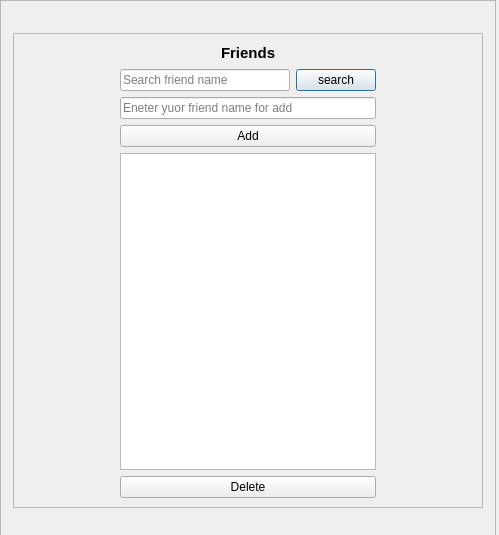
<?xml version="1.0" encoding="UTF-8"?>
<ui version="4.0">
 <class>Dialog_Friends</class>
 <widget class="QDialog" name="Dialog_Friends">
  <property name="geometry">
   <rect>
    <x>0</x>
    <y>0</y>
    <width>499</width>
    <height>535</height>
   </rect>
  </property>
  <property name="windowTitle">
   <string>Dialog</string>
  </property>
  <widget class="QFrame" name="frame_3">
   <property name="geometry">
    <rect>
     <x>0</x>
     <y>0</y>
     <width>496</width>
     <height>541</height>
    </rect>
   </property>
   <property name="minimumSize">
    <size>
     <width>496</width>
     <height>541</height>
    </size>
   </property>
   <property name="maximumSize">
    <size>
     <width>496</width>
     <height>541</height>
    </size>
   </property>
   <property name="frameShape">
    <enum>QFrame::Shape::StyledPanel</enum>
   </property>
   <property name="frameShadow">
    <enum>QFrame::Shadow::Raised</enum>
   </property>
   <layout class="QGridLayout" name="gridLayout_3">
    <item row="0" column="0">
     <layout class="QHBoxLayout" name="horizontalLayout_5">
      <item>
       <widget class="QFrame" name="frame_2">
        <property name="minimumSize">
         <size>
          <width>470</width>
          <height>475</height>
         </size>
        </property>
        <property name="maximumSize">
         <size>
          <width>470</width>
          <height>475</height>
         </size>
        </property>
        <property name="frameShape">
         <enum>QFrame::Shape::StyledPanel</enum>
        </property>
        <property name="frameShadow">
         <enum>QFrame::Shadow::Raised</enum>
        </property>
        <layout class="QGridLayout" name="gridLayout_2">
         <item row="0" column="0">
          <spacer name="horizontalSpacer_7">
           <property name="orientation">
            <enum>Qt::Orientation::Horizontal</enum>
           </property>
           <property name="sizeHint" stdset="0">
            <size>
             <width>40</width>
             <height>20</height>
            </size>
           </property>
          </spacer>
         </item>
         <item row="0" column="1">
          <layout class="QVBoxLayout" name="verticalLayout_2">
           <item>
            <layout class="QHBoxLayout" name="horizontalLayout_4">
             <item>
              <spacer name="horizontalSpacer_5">
               <property name="orientation">
                <enum>Qt::Orientation::Horizontal</enum>
               </property>
               <property name="sizeHint" stdset="0">
                <size>
                 <width>40</width>
                 <height>20</height>
                </size>
               </property>
              </spacer>
             </item>
             <item>
              <widget class="QLabel" name="label_songs">
               <property name="text">
                <string>&lt;html&gt;&lt;head/&gt;&lt;body&gt;&lt;p&gt;&lt;span style=&quot; font-size:11pt; font-weight:700;&quot;&gt;Friends&lt;/span&gt;&lt;/p&gt;&lt;/body&gt;&lt;/html&gt;</string>
               </property>
              </widget>
             </item>
             <item>
              <spacer name="horizontalSpacer_6">
               <property name="orientation">
                <enum>Qt::Orientation::Horizontal</enum>
               </property>
               <property name="sizeHint" stdset="0">
                <size>
                 <width>40</width>
                 <height>20</height>
                </size>
               </property>
              </spacer>
             </item>
            </layout>
           </item>
           <item>
            <layout class="QHBoxLayout" name="horizontalLayout_2">
             <item>
              <widget class="QLineEdit" name="lineEdit_search_song">
               <property name="placeholderText">
                <string>Search friend name</string>
               </property>
              </widget>
             </item>
             <item>
              <widget class="QPushButton" name="pushButton">
               <property name="text">
                <string>search</string>
               </property>
              </widget>
             </item>
            </layout>
           </item>
           <item>
            <widget class="QLineEdit" name="lineEdit_get_friend">
             <property name="placeholderText">
              <string>Eneter yuor friend name for add</string>
             </property>
            </widget>
           </item>
           <item>
            <widget class="QPushButton" name="pushButton_3">
             <property name="text">
              <string>Add</string>
             </property>
            </widget>
           </item>
           <item>
            <widget class="QTableWidget" name="tableWidget_songs_of_playlist"/>
           </item>
           <item>
            <widget class="QPushButton" name="pushButton_2">
             <property name="text">
              <string>Delete</string>
             </property>
            </widget>
           </item>
          </layout>
         </item>
         <item row="0" column="2">
          <spacer name="horizontalSpacer_8">
           <property name="orientation">
            <enum>Qt::Orientation::Horizontal</enum>
           </property>
           <property name="sizeHint" stdset="0">
            <size>
             <width>40</width>
             <height>20</height>
            </size>
           </property>
          </spacer>
         </item>
        </layout>
       </widget>
      </item>
     </layout>
    </item>
   </layout>
  </widget>
 </widget>
 <resources/>
 <connections/>
</ui>
